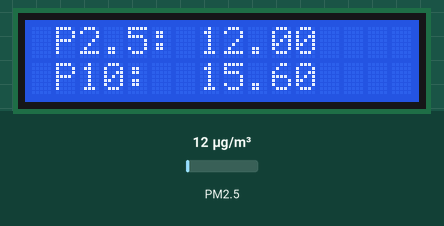
Simulated run of this program. Board: Arduino Nano, built with avr-gcc and run on an emulated ATmega328P. Parts: 16×2 character LCD. Inputs (shaded band) come from the test bench; at power-on: PM2.5 12 µg/m³. What the program prints to the serial monitor is not drawn.

Above: at 4.2 s.
4.3 s: PM2.5 set to 6 µg/m³
At 6.3 s:
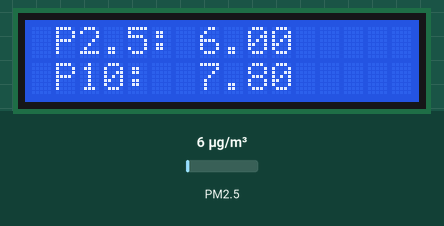
6.6 s: PM2.5 set to 75 µg/m³
At 7.5 s:
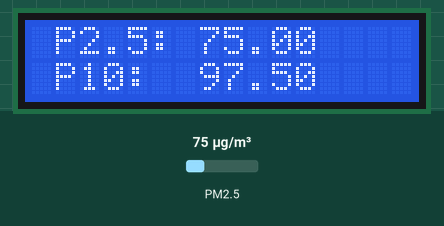
8.7 s: PM2.5 set to 150 µg/m³
At 9.8 s:
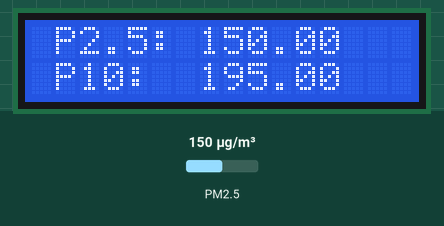
Timing chart, 0 to 11.7 s (numbered marks = the images above; inputs shaded):
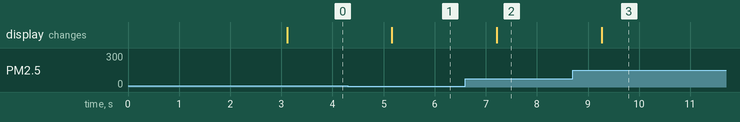

Measured:
- after the input at 4.3 s, the display: changes after 0.86 s (image 1)
- after the input at 6.6 s, the display: changes after 0.61 s (image 2)
- after the input at 8.7 s, the display: changes after 0.57 s (image 3)

The program:

main.cpp
```cpp
#include <Arduino.h>
#include <Wire.h>
#include <LiquidCrystal_I2C.h>
// SDS011 dust sensor example
// -----------------------------
//
// By R. Zschiegner (rz@madavi.de).
// April 2016

#ifdef ESP32
#error ESP32 does not work with SoftSerial, use HardwareSerial example instead
#endif

#include <SDS011.h>

float p10, p25;
int error;

SDS011 my_sds;
LiquidCrystal_I2C lcd(0x27, 16, 2);

void setup()
{
  my_sds.begin(2, 3); // RX, TX
  lcd.init();         // initialize the lcd
  lcd.backlight();
  lcd.clear();
  lcd.setCursor(1, 0);
  lcd.print("SDS011 TEST");
  lcd.setCursor(1, 1);
  lcd.print("@azataiot");
  Serial.begin(9600);
  delay(3000);
}

void loop()
{
  error = my_sds.read(&p25, &p10);
  if (!error)
  // lcd.clear();
  {
    Serial.println("P2.5: " + String(p25));
    Serial.println("P10:  " + String(p10));
    lcd.clear();
    lcd.setCursor(1, 0);
    lcd.print("P2.5: " + String(p25));
    lcd.setCursor(1, 1);
    lcd.print("P10:  " + String(p10));
  }
  delay(1000);
}
```
